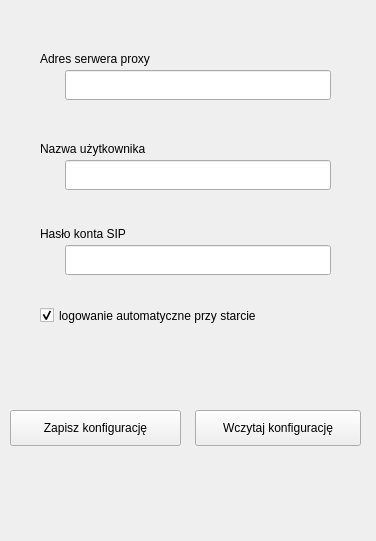
    <widget class="QWidget" name="page_preferences" >
     <property name="geometry" >
      <rect>
       <x>0</x>
       <y>0</y>
       <width>376</width>
       <height>541</height>
      </rect>
     </property>
     <attribute name="label" >
      <string>Preferencje użytkownika</string>
     </attribute>
     <attribute name="icon" >
      <iconset resource="dsipcom.qrc" >
       <normaloff>:/images/images/vcard.png</normaloff>:/images/images/vcard.png</iconset>
     </attribute>
     <widget class="QLabel" name="label_3" >
      <property name="geometry" >
       <rect>
        <x>40</x>
        <y>225</y>
        <width>243</width>
        <height>18</height>
       </rect>
      </property>
      <property name="text" >
       <string>Hasło konta SIP</string>
      </property>
     </widget>
     <widget class="QLineEdit" name="user_password" >
      <property name="geometry" >
       <rect>
        <x>65</x>
        <y>245</y>
        <width>266</width>
        <height>30</height>
       </rect>
      </property>
      <property name="inputMask" >
       <string/>
      </property>
      <property name="echoMode" >
       <enum>QLineEdit::Password</enum>
      </property>
     </widget>
     <widget class="QLineEdit" name="user_name" >
      <property name="geometry" >
       <rect>
        <x>65</x>
        <y>160</y>
        <width>266</width>
        <height>30</height>
       </rect>
      </property>
     </widget>
     <widget class="QLabel" name="label_5" >
      <property name="geometry" >
       <rect>
        <x>40</x>
        <y>140</y>
        <width>201</width>
        <height>18</height>
       </rect>
      </property>
      <property name="text" >
       <string>Nazwa użytkownika</string>
      </property>
     </widget>
     <widget class="QLineEdit" name="user_sip_server" >
      <property name="geometry" >
       <rect>
        <x>65</x>
        <y>70</y>
        <width>266</width>
        <height>30</height>
       </rect>
      </property>
      <property name="text" >
       <string/>
      </property>
     </widget>
     <widget class="QLabel" name="label_6" >
      <property name="geometry" >
       <rect>
        <x>40</x>
        <y>50</y>
        <width>240</width>
        <height>18</height>
       </rect>
      </property>
      <property name="text" >
       <string>Adres serwera proxy</string>
      </property>
     </widget>
     <widget class="QCheckBox" name="auto_login" >
      <property name="geometry" >
       <rect>
        <x>40</x>
        <y>305</y>
        <width>256</width>
        <height>21</height>
       </rect>
      </property>
      <property name="autoFillBackground" >
       <bool>false</bool>
      </property>
      <property name="text" >
       <string>logowanie automatyczne przy starcie </string>
      </property>
      <property name="checked" >
       <bool>true</bool>
      </property>
     </widget>
     <widget class="QPushButton" name="load_config_button" >
      <property name="geometry" >
       <rect>
        <x>195</x>
        <y>410</y>
        <width>166</width>
        <height>36</height>
       </rect>
      </property>
      <property name="text" >
       <string>Wczytaj konfigurację</string>
      </property>
      <property name="icon" >
       <iconset resource="dsipcom.qrc" >
        <normaloff>:/images/images/cd_burn.png</normaloff>:/images/images/cd_burn.png</iconset>
      </property>
     </widget>
     <widget class="QPushButton" name="save_config_button" >
      <property name="geometry" >
       <rect>
        <x>10</x>
        <y>410</y>
        <width>171</width>
        <height>36</height>
       </rect>
      </property>
      <property name="text" >
       <string>Zapisz konfigurację</string>
      </property>
      <property name="icon" >
       <iconset resource="dsipcom.qrc" >
        <normaloff>:/images/images/bug_add.png</normaloff>:/images/images/bug_add.png</iconset>
      </property>
     </widget>
    </widget>
